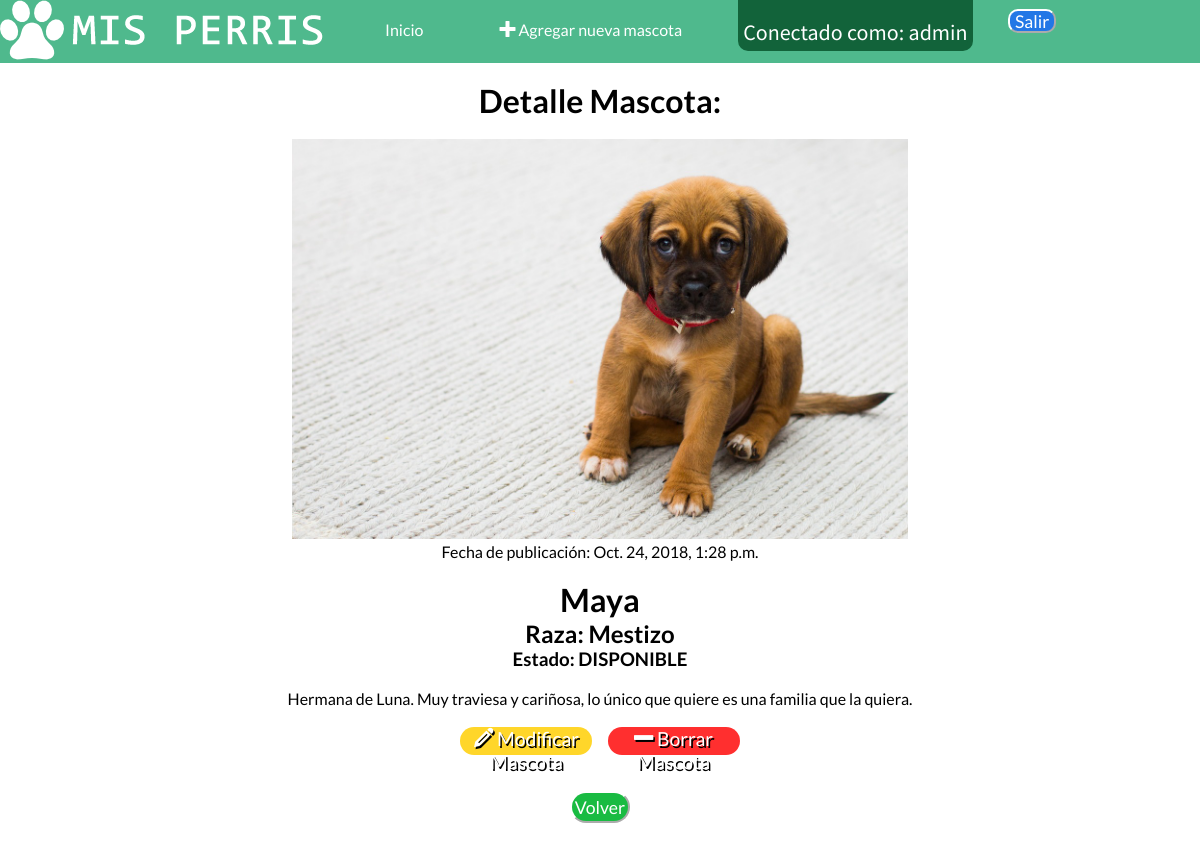
/mascota/4/ (signed in), run on the app's committed database.
### blog/models.py (models this page shows, shortened)
class Mascotas(models.Model):
    foto = models.ImageField(blank=True,null=True,upload_to="perro/%Y")
    nombre = models.CharField(max_length=30)
    raza = models.CharField(max_length=30)
    descripcion = models.CharField(max_length=100)
    estado_choices = (
                     ('RESCATADO','Rescatado'),
                     ('DISPONIBLE','Disponible'),
                     ('ADOPTADO','Adoptado'),
    )
    estado = models.CharField(max_length=15,choices=estado_choices,default='RESCATADO')
    fecha_publicacion = models.DateTimeField(
            blank=True, null=True)
    class Meta:
        permissions = (
            ('mantenedor_mascotas', _('Mascotas')),
        )

### blog/views.py (the view)
# urls.py: url(r'^mascota/(?P<pk>[0-9]+)/$', views.mascota_detail, name='mascota_detail'),
@login_required(login_url="/accounts/login/")
def mascota_detail(request, pk):
    mascotas = get_object_or_404(Mascotas, pk=pk)
    return render(request, 'blog/mascota_detail.html', {'mascotas': mascotas})

### blog/templates/blog/mascota_detail.html (shortened to what this page needs)
{% extends 'blog/base_mascotas.html' %}
{% block content %}
<div class="row">
    <div class="col-xs-12">
        <div class="post-detail">
            <h1>Detalle Mascota:</h1>
            <br>
            <div class="img_detail">
                <img style="height: 400px;" src="{{ mascotas.foto.url }}">
            </div>
            {% if mascotas.fecha_publicacion %}
            <div class="date">
                Fecha de publicación: {{ mascotas.fecha_publicacion }}
            </div>
            {% endif %}
            <br>
            <h1>{{ mascotas.nombre }}</h1>
            <h2>Raza: {{ mascotas.raza }}</h2>
            <h3>Estado: {{ mascotas.estado }}</h3>
            <br>
            <p>{{ mascotas.descripcion |linebreaksbr }}</p>
            <br>
            <ul>
                <li class="modificar">
                    <a class="btn btn-default" href="{% url 'blog:mascota_edit' pk=mascotas.pk %}"><span class="icon-pencil edit"></span>
                        Modificar Mascota</a>
                </li>
                <li class="remover">
                    <a class="btn btn-default" onclick="borrarMascota()" href="{% url 'blog:mascota_delete' pk=mascotas.pk %}"><span
                            class="icon-minus delete"></span> Borrar Mascota</a>
                </li>
            </ul>
            <br>
            <input type="button" name="back" value="Volver" onclick="location.href='/Mascota_List'">
        </div>
    </div>
</div>
{% endblock %}

### blog/templates/blog/base_mascotas.html (shortened to what this page needs)
<!DOCTYPE html>
<html lang="es">
{% load staticfiles %} {% load pwa %}
<head>
    <link rel="stylesheet" href="/static/fontsicon/style.css">
    <link rel="stylesheet" href="/static/css/flexboxgrid.css">
    <link rel="stylesheet" href="" type="text/css">
    <link rel="stylesheet" href="/static/css/LightBox.css">
    <link rel="stylesheet" href="/static/css/flexslider.css">
    <link rel="stylesheet" href="/static/css/Style.css">
</head>
<body>
    <div class="container-fluid">
        <div class="row">
            <div class="col-xs-12">
                <header>
                    <nav>
                        <ul>
                            <li>
                                <img src="/static/IMG/logo.png" alt="logo">
                            </li>
                            <li>
                                <a href="{% url 'blog:home' %}">Inicio</a>
                            </li>
                            {% if user.is_authenticated %}
                            <li>
                                <a href="{% url 'blog:mascota_new' %}" class="top-menu"><span class="icon-plus agregar"></span>
                                    Agregar nueva mascota</a>
                            </li>
                            <li style="font-size:22px" class="aviso-user">
                                <div class="connect-message">
                                    Conectado como: {{ request.user }}
                                </div>
                            </li>
                            <li>
                                <form class="logout-link" action="{% url 'accounts:logout' %}" method="post">
                                    <button class="salir" type="submit">Salir</button>
                                </form>
                            </li>
                            {% else %}
                            <li style="font-size:20px">
                                <a href="{% url 'accounts:login' %}">INGRESA</a>
                            </li>
                            {% endif %}
                        </ul>
                    </nav>
                </header>
                <br> {% block content %} {% endblock %}
            </div>
        </div>
    </div>
</body>
</html>

### blog/static/css/flexboxgrid.css (style rules this page uses)
.container-fluid { margin-right: auto; margin-left: auto; }
.row { box-sizing: border-box; display: -ms-flexbox; display: -webkit-box; display: flex; -ms-flex: 0 1 auto; -webkit-box-flex: 0; flex: 0 1 auto; -ms-flex-direction: row; -webkit-box-orient: horizontal; -webkit-box-direction: normal; flex-direction: row; -ms-flex-wrap: wrap; flex-wrap: wrap; }
.col-xs, .col-xs-1, .col-xs-2, .col-xs-3, .col-xs-4, .col-xs-5, .col-xs-6, .col-xs-7, .col-xs-8, .col-xs-9, .col-xs-10, .col-xs-11, .col-xs-12 { box-sizing: border-box; -ms-flex: 0 0 auto; -webkit-box-flex: 0; flex: 0 0 auto; }
.col-xs-12 { -ms-flex-preferred-size: 100%; flex-basis: 100%; max-width: 100%; }

### blog/static/css/flexslider.css (style rules this page uses)
* { margin: 0; padding: 0; }

### blog/static/css/Style.css (style rules this page uses)
* { margin: 0; padding: 0; box-sizing: border-box; }
header { background: #4fb98d; font-family: 'Lato', sans-serif; }
header nav ul { overflow: hidden; list-style: none; text-align: center; }
header nav ul li { margin-right: 3%; float: left; }
header nav ul li a { color: white; padding: 20px; text-decoration: none; display: block; }
.logout-link .salir { float: right; margin-right: 1%; margin-top: 18%; height: 3vh; width: 4vw; font-size : 1.1em; font-family: 'Lato', sans-serif; background-color: #2277e6; border-color: #fff; color: #fff; border-radius: 10px 10px 10px 10px; }
.connect-message { margin-top: 6%; color: #fff; font-family: 'Source Sans Pro', sans-serif; }
header nav ul .aviso-user { background: rgb(18, 99, 58); border: solid 5px rgb(18, 99, 58); border-radius: 0px 0px 10px 10px; }
input[name='back'] { justify-content: center; height: 4vh; width: 5vw; margin-bottom: 3%; font-size: 1.1em; font-family: 'Lato', sans-serif; background-color: #19bb42; border-color: #fff; color: #fff; border-radius: 20px 20px 20px 20px; }
.post-detail { font-family: 'Lato', sans-serif; text-align: center; }
.post-detail li { list-style-type: none; display: inline-block; }
.post-detail li a { text-decoration: none; color: #fff; font-size: 1.1em; }
.modificar { height: 3.5vh; width: 11vw; font-size: 1.1em; font-family: 'Lato', sans-serif; background-color: #ffd62a; border-color: #fff; border-radius: 20px 20px 20px 20px; text-shadow: 0.09em 0.09em #000; margin-right: 1%; }
.remover { height: 3.5vh; width: 11vw; font-size: 1.1em; font-family: 'Lato', sans-serif; background-color: #ff2f2f; border-color: #fff; border-radius: 20px 20px 20px 20px; text-shadow: 0.09em 0.09em #000; }

### data on the page
Mascotas: foto (picture), fecha_publicacion "Oct. 24, 2018, 1:28 p.m.", nombre "Maya", raza "Mestizo", estado "DISPONIBLE", descripcion "Hermana de Luna. Muy traviesa y cariñosa, lo único que quiere es una familia que la quiera."

### other printed values
{{ request.user }} "admin"
